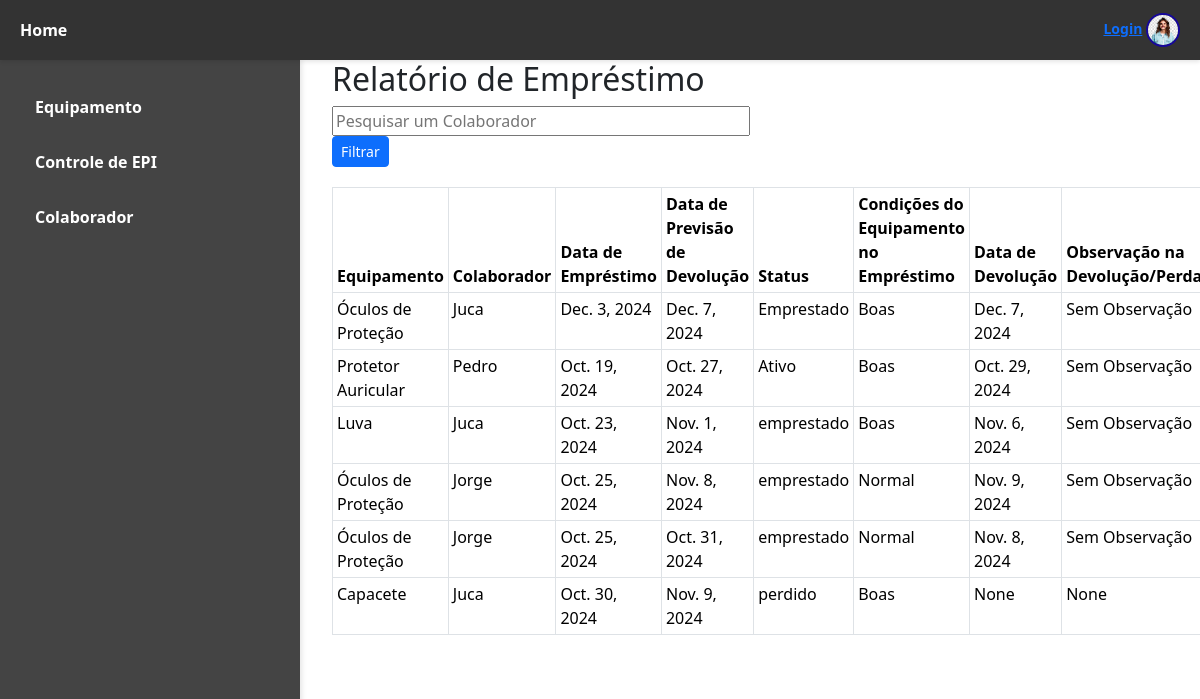
Page /listar_acao/ on the committed database.
### epi/models.py (models this page shows, shortened)
class Registro(models.Model):
        equipamento = models.ForeignKey(Equipamento, on_delete=models.CASCADE)
        colaborador = models.ForeignKey(Colaborador, on_delete=models.CASCADE)
        data_emprestimo = models.DateField()
        previsao_devolucao = models.DateField()
        status = models.CharField(max_length=100, default='Em Preparação')
        condicoes = models.CharField(max_length=100)
        data_devolucao = models.DateField(null=True)
        observacao = models.CharField(max_length=100, null=True)

### epi/views.py (the view)
# urls.py: path('listar_acao/', views.listar_acao, name='listar_acao'),
def listar_acao(request):
    values = Registro.objects.all()
    pesquisa = request.GET.get('nome_colaborador')
    if pesquisa:
        values = values.filter(colaborador__nome__icontains=pesquisa)
    colaborador = request.GET.get('colaborador')
    equipamento = request.GET.get('equipamento')
    data_emprestimo = request.GET.get('data_emprestimo')
    previsaodevolucao = request.GET.get('previsaodevolucao')
    status = request.GET.get('status')
    condicoes = request.GET.get('condicoes')
    data_devolucao = request.GET.get('data_devolucao')
    observacao = request.GET.get('observacao')
    if colaborador:
        values = values.filter(colaborador__nome__icontains=colaborador)
    if equipamento:
        values = values.filter(equipamento__nome__icontains=equipamento)
    if data_emprestimo:
        values = values.filter(data_emprestimo__icontains=data_emprestimo)
    if previsaodevolucao:
        values = values.filter(previsao_devolucao__icontains=previsaodevolucao)
    if status:
        values = values.filter(status__icontains=status)
    if condicoes:
        values = values.filter(condicoes__icontains=condicoes)
    if data_devolucao:
        values = values.filter(data_devolucao__icontains=data_devolucao)
    if observacao:
        values = values.filter(observacao__icontains=observacao)
    filtered_values = values.values('equipamento__nome', 'colaborador__nome', 'data_emprestimo', 'previsao_devolucao', 'status', 'condicoes', 'data_devolucao', 'observacao')if values.exists() else []
    return render(request, 'epi/globals/listar_acao.html', {'acoes': filtered_values})

### epi/templates/epi/globals/listar_acao.html (shortened to what this page needs)
{% extends "epi/index.html" %}
{% block content %}
<div class="container" style="text-align: left;">
    <h2>Relatório de Empréstimo</h2>
    <form method="get" style="width: 50%; margin-bottom: 20px;">
        <input type="text" name="nome_colaborador" placeholder="Pesquisar um Colaborador" value="{{ request.GET.nome_colaborador }}" style="width: 100%;">
        <button type="submit" class="btn btn-primary btn-sm">Filtrar</button>
    </form>
    <table class="table table-bordered table-sm" style="width: 100%;">
        <thead>
            <tr>
                <th>Equipamento</th>
                <th>Colaborador</th>
                <th>Data de Empréstimo</th>
                <th>Data de Previsão de Devolução</th>
                <th>Status</th>
                <th>Condições do Equipamento no Empréstimo</th>
                <th>Data de Devolução</th>
                <th>Observação na Devolução/Perda</th>
            </tr>
        </thead>
        <tbody>
            {% for acao in acoes %}
            <tr>
                <td>{{ acao.equipamento__nome }}</td>
                <td>{{ acao.colaborador__nome }}</td>
                <td>{{ acao.data_emprestimo }}</td>
                <td>{{ acao.previsao_devolucao }}</td>
                <td>{{ acao.status }}</td>
                <td>{{ acao.condicoes }}</td>
                <td>{{ acao.data_devolucao }}</td>
                <td>{{ acao.observacao }}</td>
            </tr>
            {% empty %}
            <tr>
                <td colspan="8">Nenhum equipamento encontrado.</td>
            </tr>
            {% endfor %}
        </tbody>
    </table>
</div>
{% endblock %}

### rows in the picture
Registro: equipamento__nome "Óculos de Proteção", colaborador__nome "Juca", data_emprestimo "Dec. 3, 2024", previsao_devolucao "Dec. 7, 2024", status "Emprestado", condicoes "Boas", data_devolucao "Dec. 7, 2024", observacao "Sem Observação"
Registro: equipamento__nome "Protetor Auricular", colaborador__nome "Pedro", data_emprestimo "Oct. 19, 2024", previsao_devolucao "Oct. 27, 2024", status "Ativo", condicoes "Boas", data_devolucao "Oct. 29, 2024", observacao "Sem Observação"
Registro: equipamento__nome "Luva", colaborador__nome "Juca", data_emprestimo "Oct. 23, 2024", previsao_devolucao "Nov. 1, 2024", status "emprestado", condicoes "Boas", data_devolucao "Nov. 6, 2024", observacao "Sem Observação"
Registro: equipamento__nome "Óculos de Proteção", colaborador__nome "Jorge", data_emprestimo "Oct. 25, 2024", previsao_devolucao "Nov. 8, 2024", status "emprestado", condicoes "Normal", data_devolucao "Nov. 9, 2024", observacao "Sem Observação"
Registro: equipamento__nome "Óculos de Proteção", colaborador__nome "Jorge", data_emprestimo "Oct. 25, 2024", previsao_devolucao "Oct. 31, 2024", status "emprestado", condicoes "Normal", data_devolucao "Nov. 8, 2024", observacao "Sem Observação"
Registro: equipamento__nome "Capacete", colaborador__nome "Juca", data_emprestimo "Oct. 30, 2024", previsao_devolucao "Nov. 9, 2024", status "perdido", condicoes "Boas", data_devolucao "None", observacao "None"
